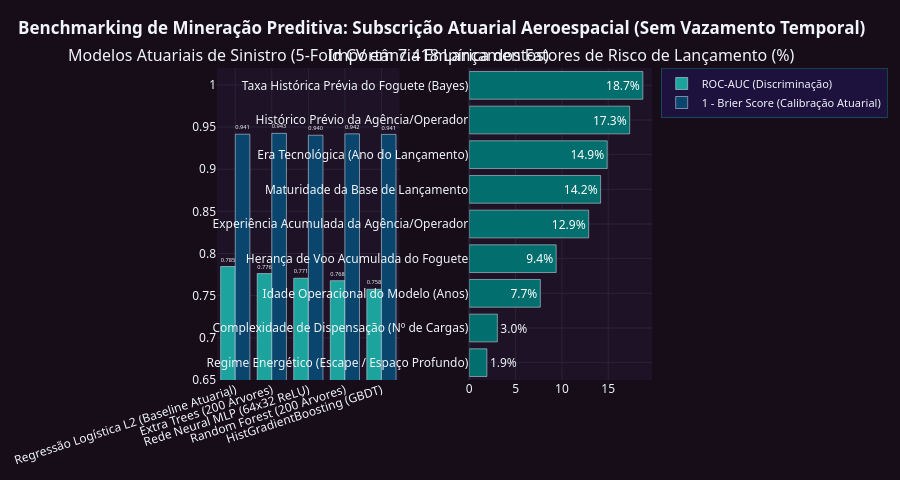

The notebook cell this image was saved under:
### Code cell
display(Markdown("### 2.4 Benchmarking de Clusterização Não-Supervisionada (Asteroides NASA NHATS)"))
display(bench.clustering_benchmark)

cluster_profiles = (
    bench.clustered_nhats.groupby("arquetipo_astrodinamico", as_index=False)
    .agg(
        qtd_asteroides=("spkid", "count"),
        delta_v_mediano_kms=("min_delta_v_kms", "median"),
        duracao_mediana_dias=("duracao_min_dv_dias", "median"),
        excentricidade_mediana=("excentricidade_e", "median"),
        observacoes_medianas=("num_observacoes", "median"),
    )
    .round(3)
)
display(Markdown("#### Perfil Físico dos Arquétipos Minerados Automaticamente"))
display(cluster_profiles)

display(Markdown("### 2.5 Benchmarking de Classificadores Supervisionados Atuariais (5-Fold CV)"))
display(bench.classification_benchmark)

fig_ml_benchmark(bench).show()

### Figure 1 — Plotly figure (JSON) as saved in the notebook; plotly's stock layout.template omitted (floating-point values rounded to 4 significant figures)
{"data": [{"marker": {"color": "#1CA39E"}, "name": "ROC-AUC (Discriminação)", "text": ["0.785", "0.776", "0.771", "0.768", "0.758"], "textposition": "outside", "type": "bar", "x": ["Regressão Logística L2 (Baseline Atuarial)", "Extra Trees (200 Árvores)", "Rede Neural MLP (64x32 ReLU)", "Random Forest (200 Árvores)", "HistGradientBoosting (GBDT)"], "xaxis": "x", "y": [0.7846, 0.7762, 0.7707, 0.7678, 0.7576], "yaxis": "y"}, {"marker": {"color": "#09456C"}, "name": "1 - Brier Score (Calibração Atuarial)", "text": ["0.941", "0.943", "0.940", "0.942", "0.941"], "textposition": "outside", "type": "bar", "x": ["Regressão Logística L2 (Baseline Atuarial)", "Extra Trees (200 Árvores)", "Rede Neural MLP (64x32 ReLU)", "Random Forest (200 Árvores)", "HistGradientBoosting (GBDT)"], "xaxis": "x", "y": [0.9415, 0.9425, 0.9403, 0.9419, 0.9412], "yaxis": "y"}, {"marker": {"color": "#026F6E"}, "name": "Importância (%)", "orientation": "h", "showlegend": false, "text": ["1.9%", "3.0%", "7.7%", "9.4%", "12.9%", "14.2%", "14.9%", "17.3%", "18.7%"], "textposition": "auto", "type": "bar", "x": [1.9, 3.03, 7.67, 9.38, 12.89, 14.18, 14.89, 17.32, 18.74], "xaxis": "x2", "y": ["Regime Energético (Escape / Espaço Profundo)", "Complexidade de Dispensação (Nº de Cargas)", "Idade Operacional do Modelo (Anos)", "Herança de Voo Acumulada do Foguete", "Experiência Acumulada da Agência/Operador", "Maturidade da Base de Lançamento", "Era Tecnológica (Ano do Lançamento)", "Histórico Prévio da Agência/Operador", "Taxa Histórica Prévia do Foguete (Bayes)"], "yaxis": "y2"}], "layout": {"annotations": [{"font": {"size": 16}, "showarrow": false, "text": "Modelos Atuariais de Sinistro (5-Fold CV em 7.418 Lançamentos)", "x": 0.21, "xanchor": "center", "xref": "paper", "y": 1.0, "yanchor": "bottom", "yref": "paper"}, {"font": {"size": 16}, "showarrow": false, "text": "Importância Empírica dos Fatores de Risco de Lançamento (%)", "x": 0.79, "xanchor": "center", "xref": "paper", "y": 1.0, "yanchor": "bottom", "yref": "paper"}], "barmode": "group", "font": {"color": "#F1F5F9", "family": "Segoe UI, sans-serif", "size": 12}, "height": 480, "hoverlabel": {"bgcolor": "#23145B", "bordercolor": "#1CA39E", "font": {"color": "#FFFFFF", "size": 12}}, "legend": {"bgcolor": "rgba(35, 20, 91, 0.55)", "bordercolor": "rgba(28, 163, 158, 0.35)", "borderwidth": 1, "font": {"size": 11}}, "margin": {"b": 50, "l": 55, "r": 35, "t": 68}, "paper_bgcolor": "#160D18", "plot_bgcolor": "#1D1226", "title": {"font": {"color": "#F1F5F9", "family": "Segoe UI, sans-serif", "size": 17}, "text": "<b>Benchmarking de Mineração Preditiva: Subscrição Atuarial Aeroespacial (Sem Vazamento Temporal)</b>", "x": 0.02}, "xaxis": {"anchor": "y", "domain": [0.0, 0.42], "gridcolor": "#2A2438", "tickangle": -18, "zerolinecolor": "#2A2438"}, "xaxis2": {"anchor": "y2", "domain": [0.58, 1.0], "gridcolor": "#2A2438", "zerolinecolor": "#2A2438"}, "yaxis": {"anchor": "x", "domain": [0.0, 1.0], "gridcolor": "#2A2438", "range": [0.65, 1.02], "zerolinecolor": "#2A2438"}, "yaxis2": {"anchor": "x2", "domain": [0.0, 1.0], "gridcolor": "#2A2438", "zerolinecolor": "#2A2438"}}}
